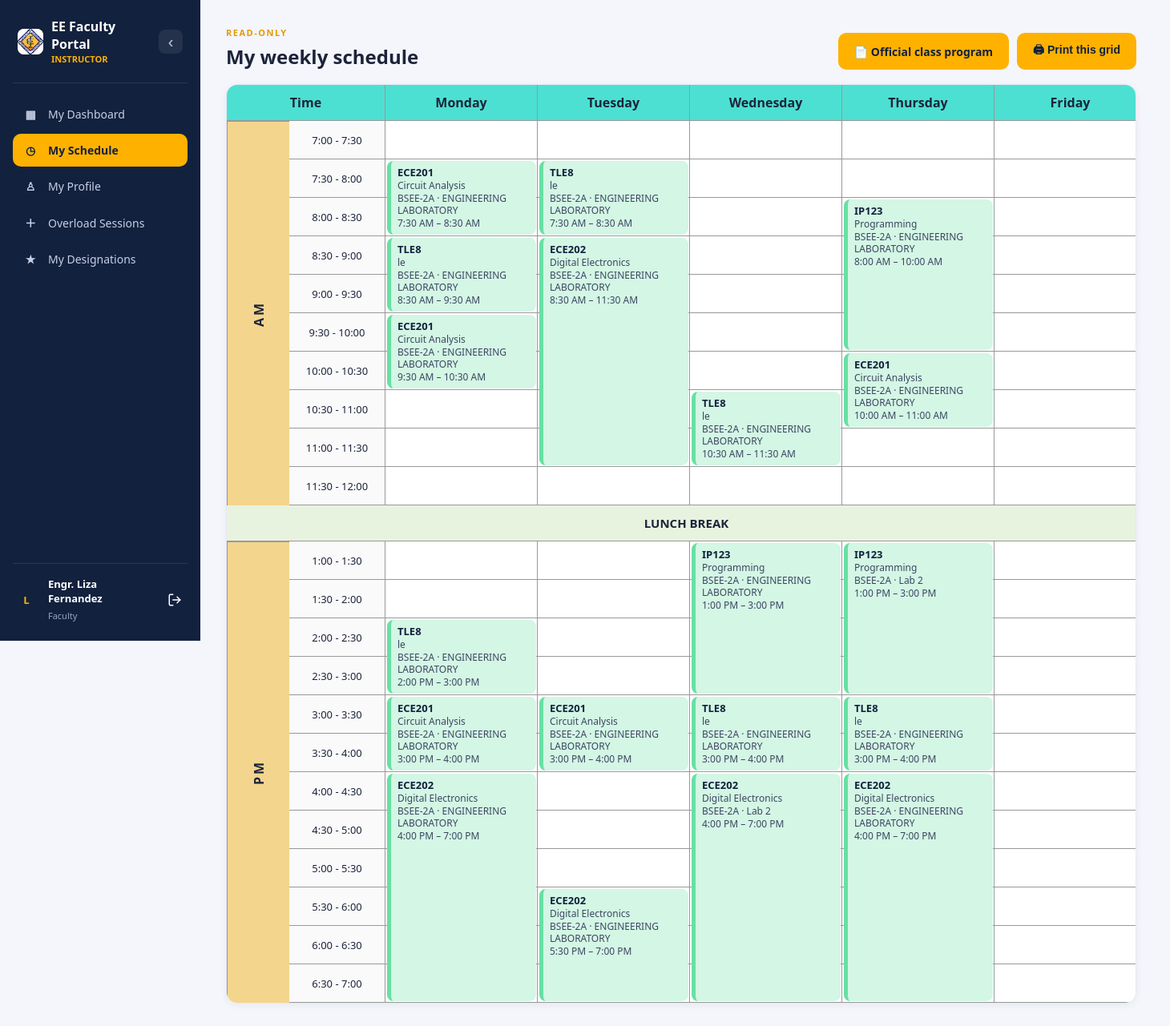
Screenshot of /faculty/schedule.php (signed in) with the database file from the repository.
### tables this page shows
CREATE TABLE `schedules` (
  `schedule_id` int(11) NOT NULL,
  `course_id` int(11) NOT NULL,
  `faculty_id` int(11) DEFAULT NULL,
  `room_id` int(11) NOT NULL,
  `section` varchar(20) DEFAULT NULL,
  `class_type` enum('Lecture','Laboratory') NOT NULL DEFAULT 'Lecture',
  `day_of_week` varchar(10) DEFAULT NULL,
  `start_time` time DEFAULT NULL,
  `end_time` time DEFAULT NULL,
  `cell_color` varchar(20) DEFAULT NULL
);

CREATE TABLE `courses` (
  `course_id` int(11) NOT NULL,
  `course_code` varchar(10) NOT NULL,
  `course_name` varchar(100) NOT NULL,
  `year_level` tinyint(4) NOT NULL,
  `units` tinyint(4) NOT NULL,
  `status` enum('Open','Closed') DEFAULT 'Open'
);

CREATE TABLE `rooms` (
  `room_id` int(11) NOT NULL,
  `room_code` varchar(100) NOT NULL,
  `room_name` varchar(50) NOT NULL,
  `capacity` int(11) DEFAULT NULL
);

### includes/ui.php (called while the page is built, shortened)
<?php
if (!function_exists('h')) {
    function h($v) { return htmlspecialchars((string)$v, ENT_QUOTES, 'UTF-8'); }
}
function asset(string $file): string {
    $path = __DIR__ . '/../assets/' . $file;
    return '../assets/' . $file . (is_file($path) ? '?v=' . filemtime($path) : '');
}

### includes/auth.php (called while the page is built, shortened)
<?php
function currentUserId(): int   { return (int)($_SESSION['user_id'] ?? 0); }

### includes/schedule_helpers.php (called while the page is built, shortened)
<?php
function timeToMin(string $t): int {
    [$h, $m] = array_map('intval', explode(':', $t));
    return $h * 60 + $m;
}
function minToLabel(int $m): string {
    $h = intdiv($m, 60); $mm = $m % 60;
    return (($h % 12) ?: 12) . ':' . str_pad((string)$mm, 2, '0', STR_PAD_LEFT) . ' ' . ($h >= 12 ? 'PM' : 'AM');
}
function rangeLabel(string $start, string $end): string {
    return minToLabel(timeToMin($start)) . ' – ' . minToLabel(timeToMin($end));
}
function loadFacultySchedule(mysqli $c, int $facultyId): array {
    $stmt = $c->prepare(
        "SELECT s.schedule_id, s.course_id, s.room_id, s.section, s.day_of_week, s.start_time, s.end_time, s.cell_color,
                c.course_code, c.course_name, c.units, r.room_name
         FROM schedules s
         JOIN courses c ON c.course_id = s.course_id
         JOIN rooms r   ON r.room_id   = s.room_id
         WHERE s.faculty_id = ?
         ORDER BY FIELD(s.day_of_week,'Monday','Tuesday','Wednesday','Thursday','Friday'), s.start_time");
    $stmt->bind_param('i', $facultyId);
    $stmt->execute();
    $rows = $stmt->get_result()->fetch_all(MYSQLI_ASSOC);
    $merged = [];
    foreach ($rows as $r) {
        $last = count($merged) - 1;
        if ($last >= 0) {
            $p = $merged[$last];
        }
        $merged[] = $r;
    }
    return $merged;
}
function loadInstructor(mysqli $c, int $id): array {
    $stmt = $c->prepare("SELECT faculty_id, username, faculty_name, specialty, available_days, available_from, available_to FROM faculty WHERE faculty_id = ?");
    $stmt->bind_param('i', $id);
    $stmt->execute();
    $row = $stmt->get_result()->fetch_assoc();
    return $row;
}

### faculty/schedule.php (the view, shortened to what this page needs)
<?php
require '../includes/auth.php';
require '../includes/ui.php';
require '../includes/schedule_helpers.php';
$conn    = (new database())->connect();
$inst    = loadInstructor($conn, currentUserId());
$entries = loadFacultySchedule($conn, (int)$inst['faculty_id']);
$AM0 = 7 * 60; $PM0 = 13 * 60;
$segments = []; $hidden = 0;
foreach ($entries as $e) {
    $di = array_search($e['day_of_week'], FAC_DAYS, true);
    $col = 3 + $di;
    $s = timeToMin($e['start_time']); $en = timeToMin($e['end_time']);
    $as = max($s, $AM0); $ae = min($en, 12 * 60);
    if ($ae > $as) { $segments[] = [$col, 2 + intdiv($as - $AM0, 30), 2 + (int)ceil(($ae - $AM0) / 30), $e]; $drawn = true; }
    $ps = max($s, $PM0); $pe = min($en, 19 * 60);
    if ($pe > $ps) { $segments[] = [$col, 13 + intdiv($ps - $PM0, 30), 13 + (int)ceil(($pe - $PM0) / 30), $e]; $drawn = true; }
}
$lbl = fn(int $m) => ((intdiv($m, 60) % 12) ?: 12) . ':' . str_pad((string)($m % 60), 2, '0', STR_PAD_LEFT);
require '../includes/faculty_header.php';
?>
<link rel="stylesheet" href="<?= asset('faculty_schedule.css') ?>">
<section class="page-section">
<div class="section-heading no-print">
    <div><span class="eyebrow">READ-ONLY</span><h2>My weekly schedule</h2></div>
    <div style="display:flex;gap:10px"><a href="print.php" class="primary-btn" style="text-decoration:none">📄 Official class program</a>
    <button class="primary-btn" type="button" onclick="window.print()">🖨 Print this grid</button></div>
</div>
<?php if (!$entries): ?>
    <div class="empty">No classes are assigned to you yet. Once the department assigns them, they'll appear here.</div>
<?php else: ?>
<div class="fs-wrap">
  <div class="schedule">
    <div class="cell header" style="grid-column:1 / 3;grid-row:1">Time</div>
    <?php foreach (FAC_DAYS as $i => $d): ?><div class="cell header" style="grid-column:<?= 3 + $i ?>;grid-row:1"><?= h($d) ?></div><?php endforeach; ?>
    <div class="cell period" style="grid-column:1;grid-row:2 / 12">AM</div>
    <?php for ($i = 0; $i < 10; $i++): $m = $AM0 + $i * 30; ?>
    <div class="cell time" style="grid-column:2;grid-row:<?= 2 + $i ?>"><?= $lbl($m) ?> - <?= $lbl($m + 30) ?></div>
    <?php endfor; ?>
    <div class="cell lunch" style="grid-column:1 / 8;grid-row:12">LUNCH BREAK</div>
    <div class="cell period" style="grid-column:1;grid-row:13 / 25">PM</div>
    <?php for ($i = 0; $i < 12; $i++): $m = $PM0 + $i * 30; ?>
    <div class="cell time" style="grid-column:2;grid-row:<?= 13 + $i ?>"><?= $lbl($m) ?> - <?= $lbl($m + 30) ?></div>
    <?php endfor; ?>
    <?php
    for ($c = 3; $c <= 7; $c++) {
        for ($r = 2; $r <= 11; $r++)  echo '<div class="cell" style="grid-column:' . $c . ';grid-row:' . $r . '"></div>';
        for ($r = 13; $r <= 24; $r++) echo '<div class="cell" style="grid-column:' . $c . ';grid-row:' . $r . '"></div>';
    } ?>
    <?php foreach ($segments as [$col, $r1, $r2, $e]): ?>
    <div class="tt-entry" style="grid-column:<?= $col ?>;grid-row:<?= $r1 ?> / <?= $r2 ?>;--c:<?= h($e['cell_color'] ?: '#ffb100') ?>"
         title="<?= h($e['course_code'] . ' · ' . $e['course_name'] . ' · ' . rangeLabel($e['start_time'], $e['end_time'])) ?>">
      <strong><?= h($e['course_code']) ?></strong>
      <span><?= h($e['course_name']) ?></span>
      <span><?= h($e['section']) ?> · <?= h($e['room_name']) ?></span>
      <span><?= h(rangeLabel($e['start_time'], $e['end_time'])) ?></span>
    </div>
    <?php endforeach; ?>
  </div>
</div>
<?php endif; ?>
</section>
<?php require '../includes/footer.php'; ?>

### assets/style.css (style rules this page uses)
:root { --navy:#12213d; --navy-2:#1b2a4a; --amber:#ffb100; --amber-dark:#e69900; --bg:#f4f6fb; --card:#ffffff; --border:#e4e8f1; --text:#1c243b; --muted:#7b869c; --green:#1fa971; --green-bg:#e6f7ef; --red:#e5484d; --red-bg:#fdecec; --radius:14px; --shadow:0 2px 10px rgba(20,30,60,.06); }
* { box-sizing:border-box }
body { margin:0;font-family:'Segoe UI',Roboto,Arial,sans-serif;background:var(--bg);color:var(--text);opacity:0;animation:pageFadeIn .45s ease forwards }
a { text-decoration:none;color:inherit }
.page-section { animation:fadeInUp .45s ease both }
.section-heading, .enrollment-head, .schedule-tools, .printable-schedule, .enroll-form-card { animation:fadeInUp .45s ease both }
.page-section { margin-bottom:28px }
.section-heading { display:flex;justify-content:space-between;align-items:flex-end;margin-bottom:18px;flex-wrap:wrap;gap:10px }
.eyebrow { font-size:11px;letter-spacing:1.5px;color:var(--amber-dark);font-weight:700 }
.section-heading h2 { margin:4px 0 0;font-size:24px }
.primary-btn { background:var(--amber);color:var(--navy);border:none;padding:11px 20px;border-radius:10px;font-weight:700;cursor:pointer;display:inline-flex;align-items:center;gap:8px;font-size:14px;transition:background-color .2s ease,transform .15s ease,box-shadow .2s ease }

### assets/ui.css (style rules this page uses)
:root { --ui-ink: #14213d; --ui-muted: #64708a; --ui-line: #e3e8f2; --ui-bg: #f6f8fc; --ui-accent: #2457f5; --ui-accent-soft: #e8eeff; --ui-danger: #d6342c; --ui-danger-soft: #fdeceb; --ui-ok: #12a36f; --ui-ok-soft: #e3f6ee; --ui-ease: cubic-bezier(.22, 1, .36, 1); --ui-spring: cubic-bezier(.34, 1.45, .5, 1); }
:root { --ui-ink: var(--text, #1c243b); --ui-muted: var(--muted, #7b869c); --ui-line: var(--border, #e4e8f1); --ui-bg: var(--bg, #f4f6fb); --ui-accent: var(--amber-dark, #e69900); --ui-accent-soft: #fff4e0; --ui-danger: var(--red, #e5484d); --ui-danger-soft: var(--red-bg, #fdecec); --ui-ok: var(--green, #1fa971); --ui-ok-soft: var(--green-bg, #e6f7ef); }

### assets/portal.css (style rules this page uses)
.fs-wrap { overflow-x: auto; background: #fff; border: 1px solid var(--border); border-radius: var(--radius); box-shadow: var(--shadow); }
.fs-wrap .schedule { min-width: 960px; }
.tt-entry { z-index: 2; margin: 2px; padding: 6px 8px; border-radius: 8px; overflow: hidden; border-left: 5px solid var(--c, var(--amber)); background: color-mix(in srgb, var(--c, #ffb100) 28%, #fff); display: flex; flex-direction: column; gap: 1px; font-size: 12px; line-height: 1.25; text-align: left; }
.tt-entry strong { font-size: 13px; color: var(--navy); }
.tt-entry span { color: #3b4660; }

### assets/faculty_schedule.css (style rules this page uses)
.schedule { display: grid; grid-template-columns: 78px 120px repeat(5, minmax(190px, 1fr)); grid-template-rows: 45px repeat(10, 48px) 45px repeat(12, 48px); min-width: 900px; }
.cell { border-right: 1px solid #999; border-bottom: 1px solid #999; display: flex; align-items: center; justify-content: center; text-align: center; padding: 5px; }
.header { background: #4ce0d2; font-weight: bold; font-size: 16px; }
.time { font-size: 13px; background: #fafafa; }
.period { background: #f4d58d; font-weight: bold; writing-mode: vertical-rl; transform: rotate(180deg); letter-spacing: 3px; }
.lunch { background: #e8f3df; font-weight: bold; font-size: 15px; }

### rows the page displays
schedules: course.course_code "ECE201", course.course_name "Circuit Analysis", section "BSEE-2A", room.room_name "ENGINEERING LABORATORY", rangeLabel($e['start_time'], $e['end_time']) "7:30 AM – 8:30 AM"
schedules: course.course_code "TLE8", course.course_name "le", section "BSEE-2A", room.room_name "ENGINEERING LABORATORY", rangeLabel($e['start_time'], $e['end_time']) "8:30 AM – 9:30 AM"
schedules: course.course_code "ECE201", course.course_name "Circuit Analysis", section "BSEE-2A", room.room_name "ENGINEERING LABORATORY", rangeLabel($e['start_time'], $e['end_time']) "9:30 AM – 10:30 AM"
schedules: course.course_code "TLE8", course.course_name "le", section "BSEE-2A", room.room_name "ENGINEERING LABORATORY", rangeLabel($e['start_time'], $e['end_time']) "2:00 PM – 3:00 PM"
schedules: course.course_code "ECE201", course.course_name "Circuit Analysis", section "BSEE-2A", room.room_name "ENGINEERING LABORATORY", rangeLabel($e['start_time'], $e['end_time']) "3:00 PM – 4:00 PM"
schedules: course.course_code "ECE202", course.course_name "Digital Electronics", section "BSEE-2A", room.room_name "ENGINEERING LABORATORY", rangeLabel($e['start_time'], $e['end_time']) "4:00 PM – 7:00 PM"
schedules: course.course_code "TLE8", course.course_name "le", section "BSEE-2A", room.room_name "ENGINEERING LABORATORY", rangeLabel($e['start_time'], $e['end_time']) "7:30 AM – 8:30 AM"
schedules: course.course_code "ECE202", course.course_name "Digital Electronics", section "BSEE-2A", room.room_name "ENGINEERING LABORATORY", rangeLabel($e['start_time'], $e['end_time']) "8:30 AM – 11:30 AM"
schedules: course.course_code "ECE201", course.course_name "Circuit Analysis", section "BSEE-2A", room.room_name "ENGINEERING LABORATORY", rangeLabel($e['start_time'], $e['end_time']) "3:00 PM – 4:00 PM"
schedules: course.course_code "ECE202", course.course_name "Digital Electronics", section "BSEE-2A", room.room_name "ENGINEERING LABORATORY", rangeLabel($e['start_time'], $e['end_time']) "5:30 PM – 7:00 PM"
schedules: course.course_code "TLE8", course.course_name "le", section "BSEE-2A", room.room_name "ENGINEERING LABORATORY", rangeLabel($e['start_time'], $e['end_time']) "10:30 AM – 11:30 AM"
schedules: course.course_code "IP123", course.course_name "Programming", section "BSEE-2A", room.room_name "ENGINEERING LABORATORY", rangeLabel($e['start_time'], $e['end_time']) "1:00 PM – 3:00 PM"
schedules: course.course_code "TLE8", course.course_name "le", section "BSEE-2A", room.room_name "ENGINEERING LABORATORY", rangeLabel($e['start_time'], $e['end_time']) "3:00 PM – 4:00 PM"
schedules: course.course_code "ECE202", course.course_name "Digital Electronics", section "BSEE-2A", room.room_name "Lab 2", rangeLabel($e['start_time'], $e['end_time']) "4:00 PM – 7:00 PM"
schedules: course.course_code "IP123", course.course_name "Programming", section "BSEE-2A", room.room_name "ENGINEERING LABORATORY", rangeLabel($e['start_time'], $e['end_time']) "8:00 AM – 10:00 AM"
schedules: course.course_code "ECE201", course.course_name "Circuit Analysis", section "BSEE-2A", room.room_name "ENGINEERING LABORATORY", rangeLabel($e['start_time'], $e['end_time']) "10:00 AM – 11:00 AM"
schedules: course.course_code "IP123", course.course_name "Programming", section "BSEE-2A", room.room_name "Lab 2", rangeLabel($e['start_time'], $e['end_time']) "1:00 PM – 3:00 PM"
schedules: course.course_code "TLE8", course.course_name "le", section "BSEE-2A", room.room_name "ENGINEERING LABORATORY", rangeLabel($e['start_time'], $e['end_time']) "3:00 PM – 4:00 PM"
courses: course_code "ECE202", course_name "Digital Electronics"
schedules: section "BSEE-2A", rangeLabel($e['start_time'], $e['end_time']) "4:00 PM – 7:00 PM"
rooms: room_name "ENGINEERING LABORATORY"

### other values shown
$facName "Engr. Liza Fernandez"
$d "Monday"
$d "Tuesday"
$d "Wednesday"
$d "Thursday"
$d "Friday"
$lbl($m) "7:00"
$lbl($m + 30) "7:30"
$lbl($m) "7:30"
$lbl($m + 30) "8:00"
$lbl($m) "8:00"
$lbl($m + 30) "8:30"
$lbl($m) "8:30"
$lbl($m + 30) "9:00"
$lbl($m) "9:00"
